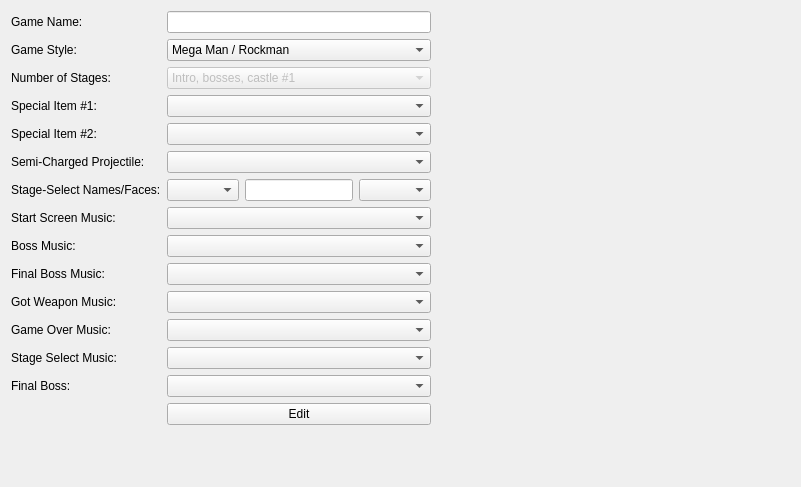
<?xml version="1.0" encoding="UTF-8"?>
<ui version="4.0">
 <class>game_properties_tab</class>
 <widget class="QWidget" name="game_properties_tab">
  <property name="geometry">
   <rect>
    <x>0</x>
    <y>0</y>
    <width>801</width>
    <height>487</height>
   </rect>
  </property>
  <property name="windowTitle">
   <string>Form</string>
  </property>
  <layout class="QHBoxLayout" name="horizontalLayout">
   <item>
    <layout class="QGridLayout" name="gridLayout_2">
     <item row="0" column="1">
      <widget class="QLineEdit" name="lineEdit">
       <property name="maxLength">
        <number>30</number>
       </property>
      </widget>
     </item>
     <item row="12" column="0">
      <widget class="QLabel" name="label_10">
       <property name="text">
        <string>Game Over Music:</string>
       </property>
      </widget>
     </item>
     <item row="7" column="1">
      <widget class="QComboBox" name="gameStartMusic_comboBox"/>
     </item>
     <item row="3" column="1">
      <widget class="QComboBox" name="special_item1_combo"/>
     </item>
     <item row="7" column="0">
      <widget class="QLabel" name="label_13">
       <property name="text">
        <string>Start Screen Music:</string>
       </property>
      </widget>
     </item>
     <item row="8" column="1">
      <widget class="QComboBox" name="bossMusic_comboBox"/>
     </item>
     <item row="2" column="1">
      <widget class="QComboBox" name="stageNumber_comboBox">
       <property name="enabled">
        <bool>false</bool>
       </property>
       <item>
        <property name="text">
         <string>Intro, bosses, castle #1</string>
        </property>
       </item>
       <item>
        <property name="text">
         <string>Intro, 8 bosses, 5 castle #1, 5 castle #2</string>
        </property>
       </item>
      </widget>
     </item>
     <item row="1" column="0">
      <widget class="QLabel" name="label_8">
       <property name="text">
        <string>Game Style:</string>
       </property>
      </widget>
     </item>
     <item row="6" column="0">
      <widget class="QLabel" name="label_4">
       <property name="text">
        <string>Stage-Select Names/Faces:</string>
       </property>
      </widget>
     </item>
     <item row="5" column="1">
      <widget class="QComboBox" name="semicharged_shot_combo"/>
     </item>
     <item row="0" column="0">
      <widget class="QLabel" name="label_5">
       <property name="text">
        <string>Game Name:</string>
       </property>
      </widget>
     </item>
     <item row="2" column="0">
      <widget class="QLabel" name="label_12">
       <property name="text">
        <string>Number of Stages:</string>
       </property>
      </widget>
     </item>
     <item row="10" column="1">
      <widget class="QComboBox" name="finalBossMusic_comboBox"/>
     </item>
     <item row="13" column="1">
      <widget class="QComboBox" name="stageSelectMusic_comboBox"/>
     </item>
     <item row="10" column="0">
      <widget class="QLabel" name="label_7">
       <property name="text">
        <string>Final Boss Music:</string>
       </property>
      </widget>
     </item>
     <item row="12" column="1">
      <widget class="QComboBox" name="gameOverMusic_comboBox"/>
     </item>
     <item row="4" column="0">
      <widget class="QLabel" name="label_2">
       <property name="text">
        <string>Special Item #2:</string>
       </property>
      </widget>
     </item>
     <item row="11" column="1">
      <widget class="QComboBox" name="gotWeaponMusic_comboBox"/>
     </item>
     <item row="3" column="0">
      <widget class="QLabel" name="label">
       <property name="text">
        <string>Special Item #1:</string>
       </property>
      </widget>
     </item>
     <item row="1" column="1">
      <widget class="QComboBox" name="gameStyle_comboBox">
       <item>
        <property name="text">
         <string>Mega Man / Rockman</string>
        </property>
       </item>
       <item>
        <property name="text">
         <string>Castlevania / Ghould &amp; Ghosts</string>
        </property>
       </item>
      </widget>
     </item>
     <item row="13" column="0">
      <widget class="QLabel" name="label_11">
       <property name="text">
        <string>Stage Select Music:</string>
       </property>
      </widget>
     </item>
     <item row="14" column="0">
      <widget class="QLabel" name="label_20">
       <property name="text">
        <string>Final Boss:</string>
       </property>
      </widget>
     </item>
     <item row="14" column="1">
      <widget class="QComboBox" name="finalBoss_comboBox"/>
     </item>
     <item row="8" column="0">
      <widget class="QLabel" name="label_6">
       <property name="text">
        <string>Boss Music:</string>
       </property>
      </widget>
     </item>
     <item row="11" column="0">
      <widget class="QLabel" name="label_9">
       <property name="text">
        <string>Got Weapon Music:</string>
       </property>
      </widget>
     </item>
     <item row="16" column="0">
      <spacer name="verticalSpacer">
       <property name="orientation">
        <enum>Qt::Vertical</enum>
       </property>
       <property name="sizeHint" stdset="0">
        <size>
         <width>20</width>
         <height>40</height>
        </size>
       </property>
      </spacer>
     </item>
     <item row="4" column="1">
      <widget class="QComboBox" name="special_item2_combo"/>
     </item>
     <item row="5" column="0">
      <widget class="QLabel" name="label_3">
       <property name="text">
        <string>Semi-Charged Projectile:</string>
       </property>
      </widget>
     </item>
     <item row="6" column="1">
      <layout class="QHBoxLayout" name="horizontalLayout_2">
       <item>
        <widget class="QComboBox" name="stagefaces_stage_combo"/>
       </item>
       <item>
        <widget class="QLineEdit" name="bossName_lineEdit">
         <property name="maxLength">
          <number>8</number>
         </property>
        </widget>
       </item>
       <item>
        <widget class="QComboBox" name="stagefaces_face_combo">
         <property name="iconSize">
          <size>
           <width>32</width>
           <height>32</height>
          </size>
         </property>
        </widget>
       </item>
      </layout>
     </item>
     <item row="15" column="1">
      <widget class="QPushButton" name="editMap_pushButton">
       <property name="text">
        <string>Edit</string>
       </property>
      </widget>
     </item>
    </layout>
   </item>
   <item>
    <spacer name="horizontalSpacer_2">
     <property name="orientation">
      <enum>Qt::Horizontal</enum>
     </property>
     <property name="sizeHint" stdset="0">
      <size>
       <width>40</width>
       <height>20</height>
      </size>
     </property>
    </spacer>
   </item>
   <item>
    <spacer name="horizontalSpacer">
     <property name="orientation">
      <enum>Qt::Horizontal</enum>
     </property>
     <property name="sizeHint" stdset="0">
      <size>
       <width>40</width>
       <height>20</height>
      </size>
     </property>
    </spacer>
   </item>
  </layout>
 </widget>
 <resources/>
 <connections/>
</ui>
